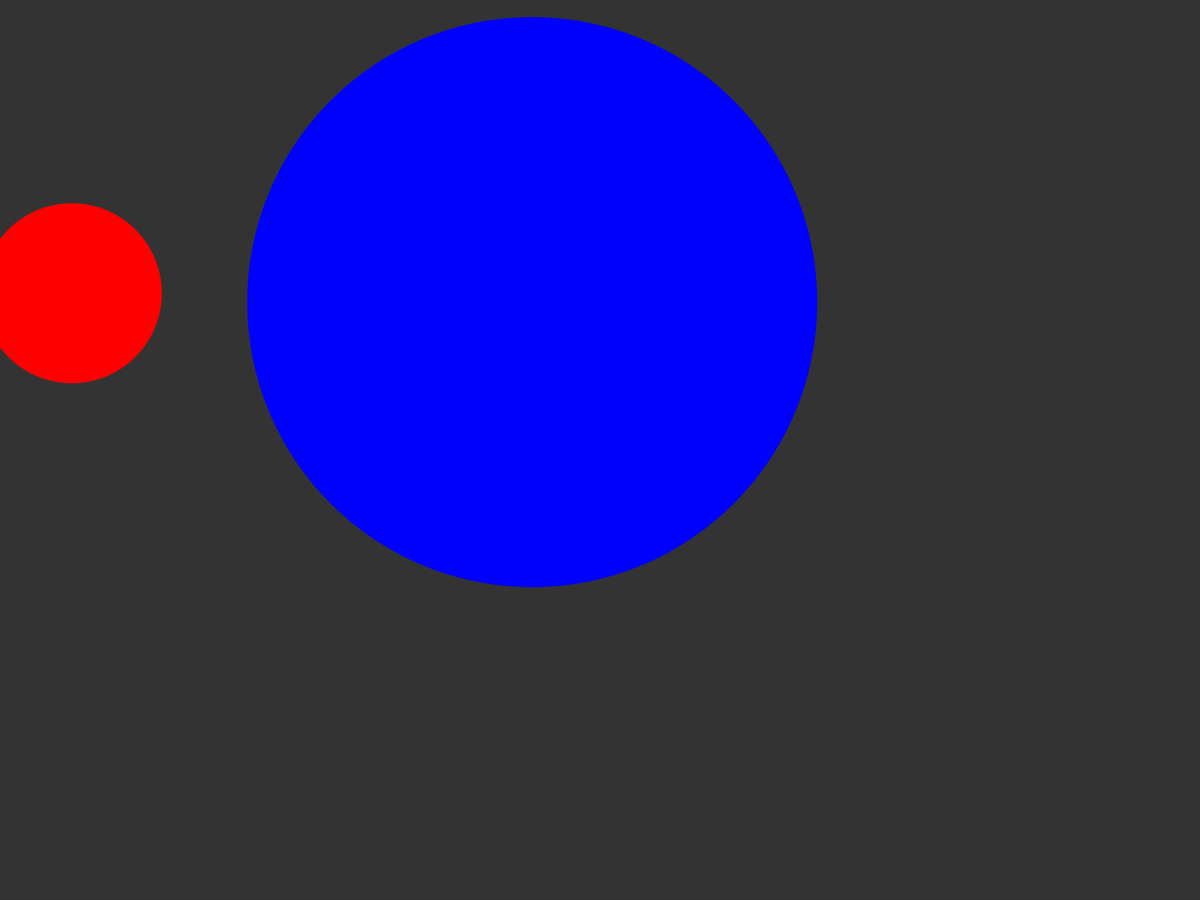
Frame 1 (no input)
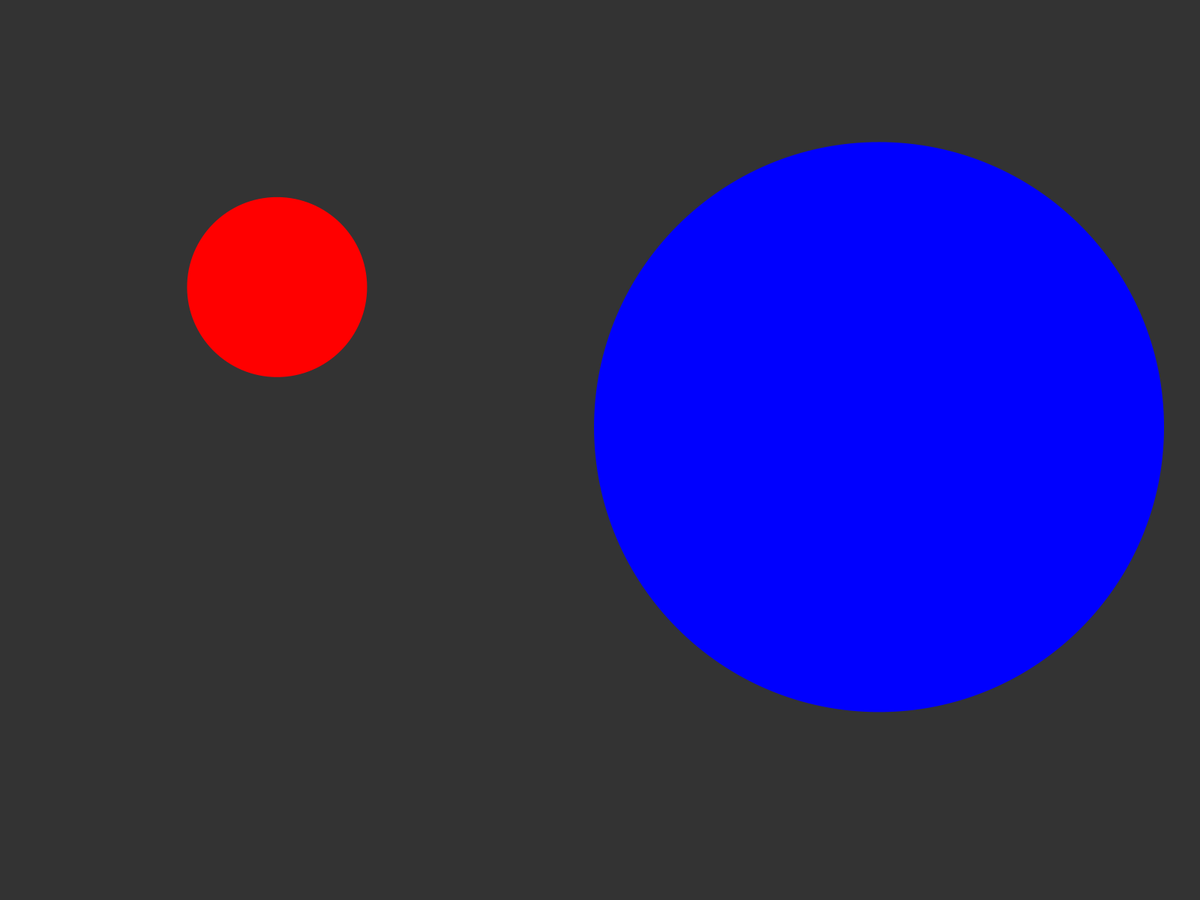
Frame 60 (the mouse pressed at the canvas centre just before this capture)
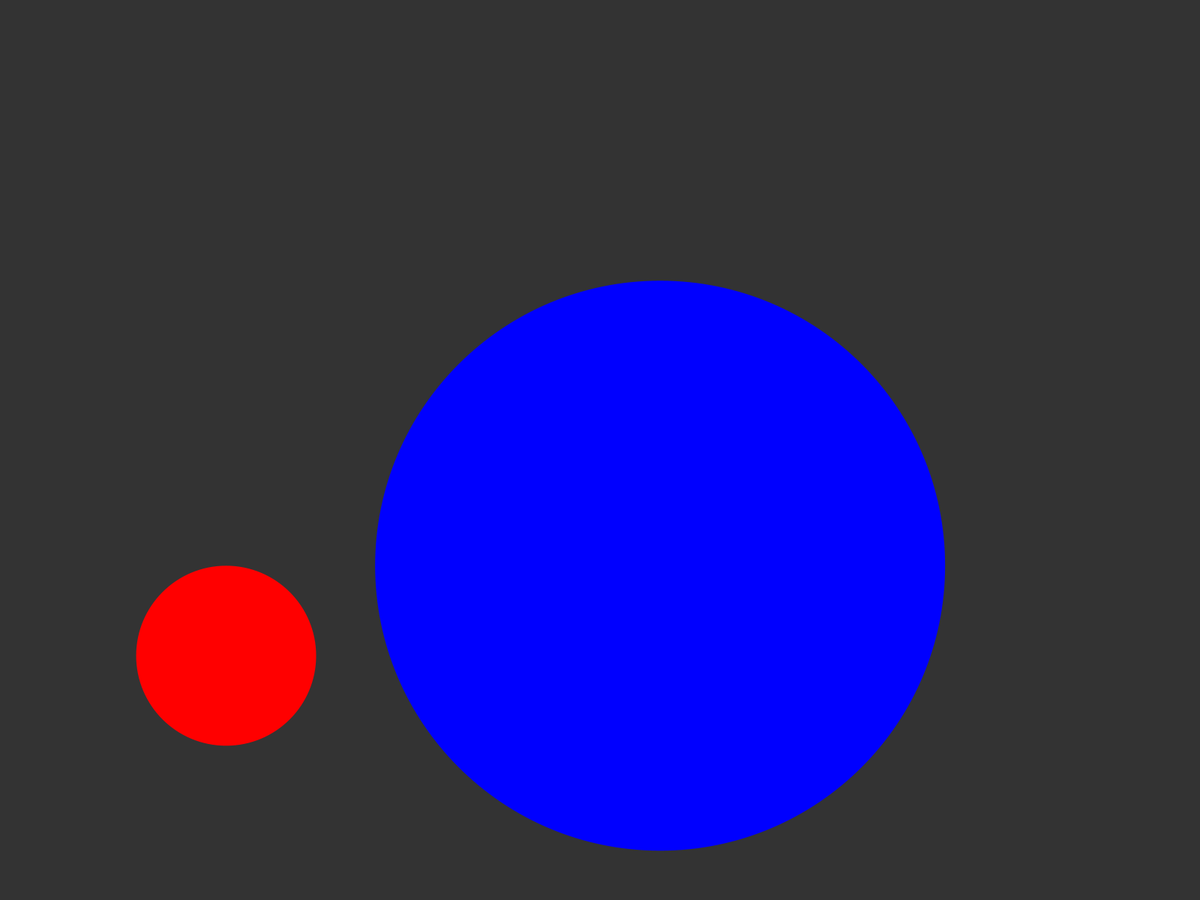
Frame 120 (the mouse held since frame 60 and released just before this capture)

The Processing sketch that drew these frames (run headless with seeded random() and noise(); from frame 60 on, the mouse is pressed at the canvas centre):

// Processing sketch: CircleCollision
// ── CircleCollision.pde
/**
 * Circle Collision with Swapping Velocities
 * by Ira Greenberg. 
 * 
 * Based on Keith Peter's Solution in
 * Foundation Actionscript Animation: Making Things Move!
 */
 
Ball[] balls =  { 
  new Ball(100, 400, 120, 0), 
  new Ball(700, 400, 380, 1) 
};

void setup() {
  fullScreen();
}

void draw() {
  background(51);

  for (Ball b : balls) {
    b.update();
    b.display();
    b.checkBoundaryCollision();
  }
  
  balls[0].checkCollision(balls[1]);
}

// ── Ball.pde
class Ball {
  PVector position;
  PVector velocity;

  float radius, m;
  int col;
  
  Ball(float x, float y, float r_, int c) {
    position = new PVector(x, y);
    velocity = PVector.random2D();
    velocity.mult(10);
    radius = r_;
    col = c;
    m = radius*.1;
  }

  void update() {
    position.add(velocity);
  }

  void checkBoundaryCollision() {
    if (position.x > width-radius) {
      position.x = width-radius;
      velocity.x *= -1;
    } else if (position.x < radius) {
      position.x = radius;
      velocity.x *= -1;
    } else if (position.y > height-radius) {
      position.y = height-radius;
      velocity.y *= -1;
    } else if (position.y < radius) {
      position.y = radius;
      velocity.y *= -1;
    }
  }

  void checkCollision(Ball other) {

    // Get distances between the balls components
    PVector distanceVect = PVector.sub(other.position, position);

    // Calculate magnitude of the vector separating the balls
    float distanceVectMag = distanceVect.mag();

    // Minimum distance before they are touching
    float minDistance = radius + other.radius;

    if (distanceVectMag < minDistance) {
      float distanceCorrection = (minDistance-distanceVectMag)/2.0;
      PVector d = distanceVect.copy();
      PVector correctionVector = d.normalize().mult(distanceCorrection);
      other.position.add(correctionVector);
      position.sub(correctionVector);

      // get angle of distanceVect
      float theta  = distanceVect.heading();
      // precalculate trig values
      float sine = sin(theta);
      float cosine = cos(theta);

      /* bTemp will hold rotated ball positions. You 
       just need to worry about bTemp[1] position*/
      PVector[] bTemp = {
        new PVector(), new PVector()
      };

      /* this ball's position is relative to the other
       so you can use the vector between them (bVect) as the 
       reference point in the rotation expressions.
       bTemp[0].position.x and bTemp[0].position.y will initialize
       automatically to 0.0, which is what you want
       since b[1] will rotate around b[0] */
      bTemp[1].x  = cosine * distanceVect.x + sine * distanceVect.y;
      bTemp[1].y  = cosine * distanceVect.y - sine * distanceVect.x;

      // rotate Temporary velocities
      PVector[] vTemp = {
        new PVector(), new PVector()
      };

      vTemp[0].x  = cosine * velocity.x + sine * velocity.y;
      vTemp[0].y  = cosine * velocity.y - sine * velocity.x;
      vTemp[1].x  = cosine * other.velocity.x + sine * other.velocity.y;
      vTemp[1].y  = cosine * other.velocity.y - sine * other.velocity.x;

      /* Now that velocities are rotated, you can use 1D
       conservation of momentum equations to calculate 
       the final velocity along the x-axis. */
      PVector[] vFinal = {  
        new PVector(), new PVector()
      };

      // final rotated velocity for b[0]
      vFinal[0].x = ((m - other.m) * vTemp[0].x + 2 * other.m * vTemp[1].x) / (m + other.m);
      vFinal[0].y = vTemp[0].y;

      // final rotated velocity for b[0]
      vFinal[1].x = ((other.m - m) * vTemp[1].x + 2 * m * vTemp[0].x) / (m + other.m);
      vFinal[1].y = vTemp[1].y;

      // hack to avoid clumping
      bTemp[0].x += vFinal[0].x;
      bTemp[1].x += vFinal[1].x;

      /* Rotate ball positions and velocities back
       Reverse signs in trig expressions to rotate 
       in the opposite direction */
      // rotate balls
      PVector[] bFinal = { 
        new PVector(), new PVector()
      };

      bFinal[0].x = cosine * bTemp[0].x - sine * bTemp[0].y;
      bFinal[0].y = cosine * bTemp[0].y + sine * bTemp[0].x;
      bFinal[1].x = cosine * bTemp[1].x - sine * bTemp[1].y;
      bFinal[1].y = cosine * bTemp[1].y + sine * bTemp[1].x;

      // update balls to screen position
      other.position.x = position.x + bFinal[1].x;
      other.position.y = position.y + bFinal[1].y;

      position.add(bFinal[0]);

      // update velocities
      velocity.x = cosine * vFinal[0].x - sine * vFinal[0].y;
      velocity.y = cosine * vFinal[0].y + sine * vFinal[0].x;
      other.velocity.x = cosine * vFinal[1].x - sine * vFinal[1].y;
      other.velocity.y = cosine * vFinal[1].y + sine * vFinal[1].x;
    }
  }

  void display() {
    noStroke();
    if(col == 0)
      fill(255, 0, 0);
    if(col == 1)
      fill(0, 0, 255);
    ellipse(position.x, position.y, radius*2, radius*2);
  }
}
